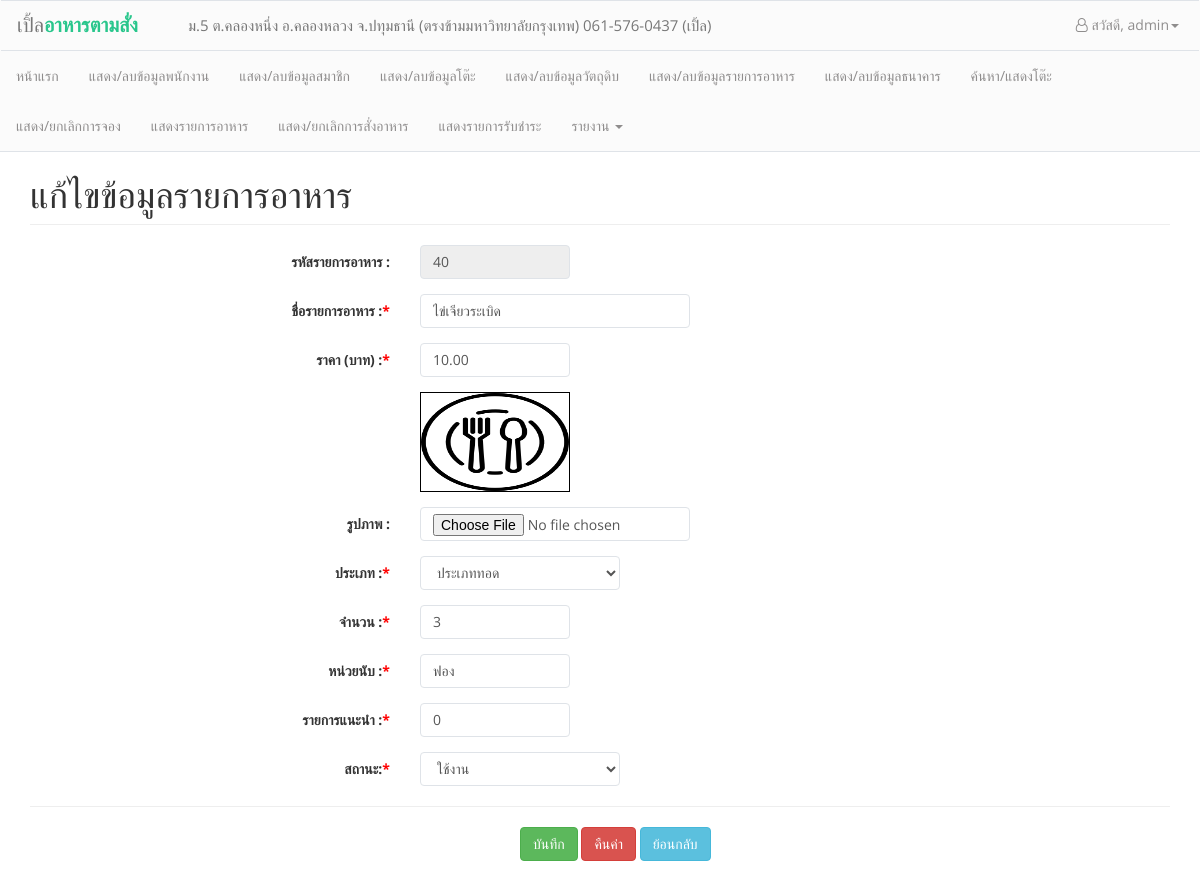
The app's page /admin/editfood.php?foodid=40 (signed in) with its own data.
### tables this page shows
CREATE TABLE `foods` (
  `foodid` int(5) NOT NULL AUTO_INCREMENT,
  `food_name` varchar(50) NOT NULL,
  `food_type` int(1) NOT NULL COMMENT 'ประเภทอาหาร',
  `food_price` float(7,2) NOT NULL,
  `food_qty` int(4) NOT NULL COMMENT 'จำนวน',
  `food_count` varchar(30) NOT NULL,
  `food_image` varchar(100) NOT NULL,
  `food_recomend` int(1) NOT NULL DEFAULT '0' COMMENT 'จำนวนการแนะนำ',
  `food_status` int(1) NOT NULL DEFAULT '0',
  PRIMARY KEY (`foodid`)
);

### admin/editfood.php (the view, shortened to what this page needs)
<head>
    <?php
    include('conf/header_admin.php');
    ?>
</head>
<body>
    <?php
    include('../conf/connection.php');
    $sql_edit = "SELECT * FROM foods WHERE foodid = '" . $_GET['foodid'] . "'";
    $result = mysqli_fetch_assoc(mysqli_query($link, $sql_edit));
    ?>
    <div class="container" style="padding-top: 135px; padding-bottom:15px;">
        <h1 class="page-header text-left">แก้ไขข้อมูลรายการอาหาร</h1>
        <form method="POST" action="edit_food.php" enctype="multipart/form-data">
            <div class="form-group" style="margin-top:10px;">
                <div class="row">
                    <label class="control-label col-md-4" style="margin-top:7px; text-align:right;">รหัสรายการอาหาร :</label>
                    <div class="col-md-8">
                        <input type="text" class="form-control" style="width:150px" value="<?php echo $result['foodid']; ?>" name="foodid" readonly>
                    </div>
                </div>
            </div>
            <div class="form-group">
                <div class="row">
                    <label class="control-label col-md-4" style="margin-top:7px; text-align:right;">ชื่อรายการอาหาร :<span style="color:red;">*</span> </label>
                    <div class="col-md-8" style="width:300px;">
                        <input type="text" class="form-control" required value="<?php echo $result['food_name']; ?>" name="food_name">
                    </div>
                </div>
            </div>
            <div class="form-group">
                <div class="row">
                    <label class="control-label col-md-4" style="margin-top:7px; text-align:right;">ราคา (บาท) :<span style="color:red;">*</span> </label>
                    <div class="col-md-8">
                        <input type="text" class="form-control" required style="width:150px" min="0" max="999" onkeypress="return isNumberKey(event)" value="<?php echo $result['food_price']; ?>" name="food_price">
                    </div>
                </div>
            </div>
            <div class="form-group">
                <div class="row">
                    <label class="control-label col-md-4"></label>
                    <div class="col-md-8">
                        <?php
                        if ($result['food_image'] == "")
                            $food_img = "../images/default_food.png";
                        else $food_img = "../" . $result['food_image'];
                        ?>
                        <img height="100" width="150" style="border:1px solid black;" src="<?php echo $food_img; ?>">
                    </div>
                </div>
            </div>
            <div class="form-group">
                <div class="row">
                    <label class="control-label col-md-4" style="margin-top:7px; text-align:right;">รูปภาพ :</label>
                    <div class="col-md-8" style="width:300px;">
                        <input type="file" class="form-control" id="food_image" name="food_image" accept="image/gif, image/jpeg, image/png">
                    </div>
                </div>
            </div>
            <div class="form-group">
                <div class="row">
                    <label class="control-label col-md-4" style="margin-top:7px; text-align:right;">ประเภท :<span style="color:red;">*</span> </label>
                    <div class="col-md-8">
                        <select class="form-control" required style="width:200px" name="food_type">
                            <option <?php if ($result['food_type'] == 1) echo "selected"; ?> value="1">ประเภททอด</option>
                        </select>
                    </div>
                </div>
            </div>
            <div class="form-group">
                <div class="row">
                    <label class="control-label col-md-4" style="margin-top:7px; text-align:right;">จำนวน :<span style="color:red;">*</span> </label>
                    <div class="col-md-8">
                        <input type="number" class="form-control" required style="width:150px" min="0" max="300" onkeypress="return isNumberKey(event)" value="<?php echo $result['food_qty']; ?>" name="food_qty">
                    </div>
                </div>
            </div>
            <div class="form-group">
                <div class="row">
                    <label class="control-label col-md-4" style="margin-top:7px; text-align:right;">หน่วยนับ :<span style="color:red;">*</span> </label>
                    <div class="col-md-8">
                        <input type="text" class="form-control" required style="width:150px" minlength="3" value="<?php echo $result['food_count']; ?>" name="food_count">
                    </div>
                </div>
            </div>
            <div class="form-group">
                <div class="row">
                    <label class="control-label col-md-4" style="margin-top:7px; text-align:right;">รายการแนะนำ :<span style="color:red;">*</span> </label>
                    <div class="col-md-8">
                        <input type="number" class="form-control" required style="width:150px" min="0" max="999" onkeypress="return isNumberKey(event)" value="<?php echo $result['food_recomend']; ?>" name="food_recomend">
                    </div>
                </div>
            </div>
            <div class="form-group">
                <div class="row">
                    <label class="control-label col-md-4" style="margin-top:7px; text-align:right;">สถานะ:<span style="color:red;">*</span> </label>
                    <div class="col-md-8">
                        <select class="form-control" required style="width:200px" name="food_status">
                            <option <?php if ($result['food_status'] == 0) echo "selected"; ?> value="0">ใช้งาน</option>
                        </select>
                    </div>
                </div>
            </div>
            <hr>
            <div class="col-md-4 col-md-offset-5">
                <button type="submit" class="btn btn-success" onclick="if(confirm('ยืนยันการทำรายการ?')) return true; else return false;">บันทึก</button>
                <button type="reset" class="btn btn-danger">คืนค่า</button>
                <button type="button" class="btn btn-info" onclick="window.history.back();">ย้อนกลับ</button>
            </div>
        </form>
    </div>

### admin/conf/header_admin.php (style rules this page uses)
body { font-family: 'Open Sans', sans-serif; }
.form-control { box-shadow: none; border-radius: 4px; border-color: #dfe3e8; }

### records on screen
foods: foodid "40", food_name "ไข่เจียวระเบิด", food_price "10.00", food_type "ประเภททอด", food_qty "3", food_count "ฟอง", food_recomend "0", food_status "ใช้งาน"

### other values on screen
$_SESSION['staff'] "admin"
